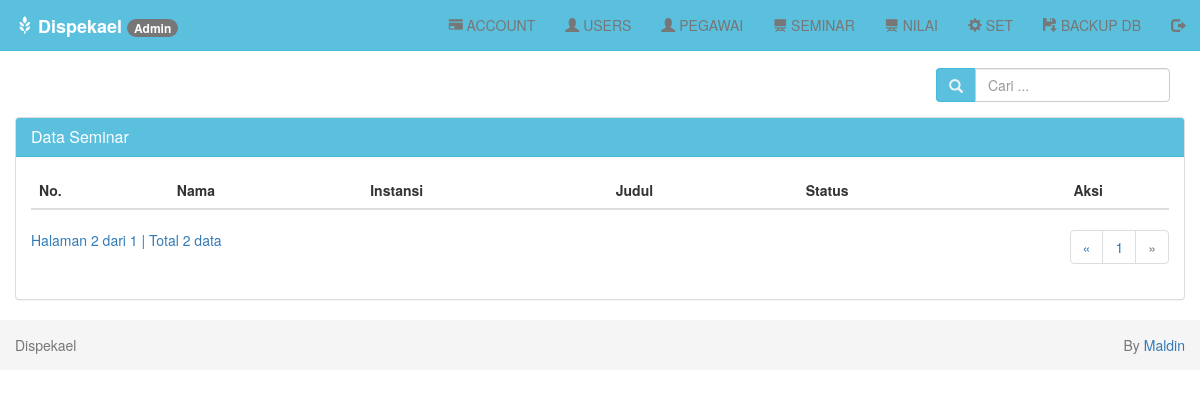
The app's page /index.php?page=seminar-tampil&hal=2 (signed in), older data.
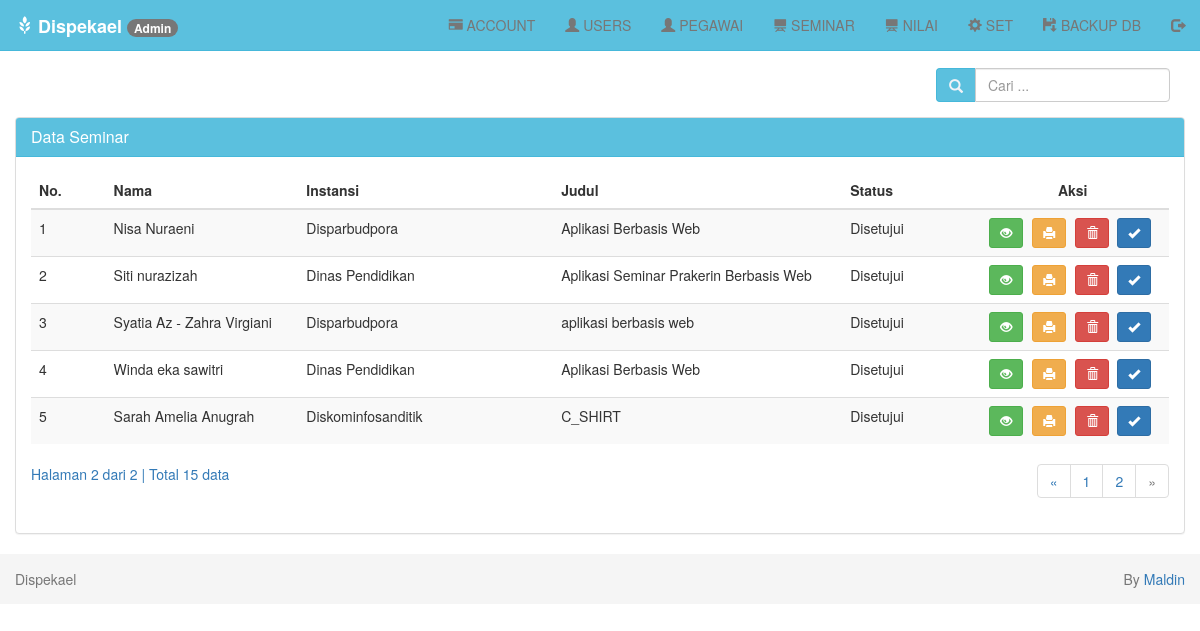
The same page, newer data.
### tables this page shows
CREATE TABLE `seminar` (
  `idseminar` int(5) NOT NULL AUTO_INCREMENT,
  `nis` int(8) NOT NULL,
  `judul` varchar(255) NOT NULL,
  `file` varchar(255) NOT NULL,
  `tautan` varchar(255) NOT NULL,
  `statussem` varchar(30) NOT NULL,
  `ket` varchar(255) NOT NULL,
  `pengujilap` int(8) NOT NULL,
  `pengujiapl` int(8) NOT NULL,
  `nilaiprakerin` int(3) NOT NULL,
  `nilailaporan` int(3) NOT NULL,
  `nilaiaplikasi` int(3) NOT NULL,
  PRIMARY KEY (`idseminar`)
);

CREATE TABLE `users` (
  `nis` bigint(12) unsigned NOT NULL,
  `id` bigint(12) unsigned NOT NULL,
  `nama` varchar(255) NOT NULL,
  `tanggal_lahir` date NOT NULL,
  `alamat` varchar(255) NOT NULL,
  `instansi` varchar(100) NOT NULL,
  `telp` varchar(15) NOT NULL,
  `stat` varchar(30) NOT NULL,
  `foto` varchar(255) NOT NULL,
  PRIMARY KEY (`nis`)
);

### seminar/tampil.php (the view, shortened to what the changed rows need)
<?php
if (isset($_POST['cari'])) {
    $cari = $_POST['cari'];
} else {
    $cari = "";
}
?>
<br>
<div class="row">
    <div class="col-md-12">
        <div class="panel-body">
            <div class="pull-right btn-tambah">
                <form class="form-inline" method="POST" action="?page=seminar-tampil">
                    <div class="form-group">
                        <div class="input-group">
                            <div class="input-group-addon">
                                <i class="glyphicon glyphicon-search"></i>
                            </div>
                            <input type="text" class="form-control" name="cari" placeholder="Cari ..." autocomplete="off" value="<?php echo $cari; ?>">
                        </div>
                    </div>
                </form>
            </div>
        </div>
        <div class="panel panel-default">
            <div class="panel-heading">
                <h3 class="panel-title">Data Seminar</h3>
            </div>
            <div class="panel-body">
                <div class="table-responsive">
                    <table class="table table-striped table-hover">
                        <thead>
                            <tr>
                                <th>No.</th>
                                <th>Nama</th>
                                <th>Instansi</th>
                                <th>Judul</th>
                                <th>Status</th>
                                <th class='center'>Aksi</th>
                            </tr>
                        </thead>
                        <tbody>
                            <?php
                            $batas = 10;
                            if (isset($cari)) {
                                $jumlah_record = mysqli_query($db, "SELECT seminar.*, users.nama, users.instansi FROM seminar JOIN users ON users.nis = seminar.nis WHERE instansi LIKE '%$cari%' OR nama LIKE '%$cari%'") or die('Ada kesalahan pada query jumlah_record: ' . mysqli_error($db));
                            } else {
                                $jumlah_record = mysqli_query($db, "SSELECT seminar.*, users.nama, users.instansi FROM seminar JOIN users ON users.nis = seminar.nis") or die('Ada kesalahan pada query jumlah_record: ' . mysqli_error($db));
                            }
                            $jumlah  = mysqli_num_rows($jumlah_record);
                            $halaman = ceil($jumlah / $batas);
                            $page    = (isset($_GET['hal'])) ? (int)$_GET['hal'] : 1;
                            $mulai   = ($page - 1) * $batas;
                            $no = 1;
                            if (isset($cari)) {
                                $query = mysqli_query($db, "SELECT seminar.*, users.nama, users.instansi FROM seminar JOIN users ON users.nis = seminar.nis WHERE instansi LIKE '%$cari%' OR nama LIKE '%$cari%' ORDER BY nis LIMIT $mulai, $batas")
                                    or die('Ada kesalahan pada query seminar: ' . mysqli_error($db));
                            } else {
                                $query = mysqli_query($db, "SELECT seminar.*, users.nama, users.instansi FROM seminar JOIN users ON users.nis = seminar.nis ORDER BY nis LIMIT $mulai, $batas") or die('Ada kesalahan pada query seminar: ' . mysqli_error($db));
                            }
                            while ($data = mysqli_fetch_assoc($query)) {
                                echo "  <tr>
                      <td width='20'>$no</td>
                      <td width='100'>$data[nama]</td>
                      <td width='75'>$data[instansi]</td>
                      <td width='150'>$data[judul]</td>
                      <td width='50'>$data[statussem]</td>
                      <td width='100' class='center'>
                        <div class=''>
                        <a data-toggle='tooltip' data-placement='top' title='Detail' style='margin-right:5px' class='btn btn-success btn-sm' href='?page=seminar-detail&id=$data[idseminar]'> <i class='glyphicon glyphicon-eye-open'></i></a>
                        <a data-toggle='tooltip' data-placement='top' title='Print Detail' style='margin-right:5px' class='btn btn-warning btn-sm' href='?page=seminar-print-detail&id=$data[idseminar]' target='_blank'> <i class='glyphicon glyphicon-print'></i></a>";;
                            ?>
                                <?php
                                if ($_SESSION['level'] == "Admin") {
                                    echo "<a data-toggle='tooltip' data-placement='top' title='Hapus' class='btn btn-danger btn-sm' href='?page=seminar-hapus&id=$data[idseminar]' onclick='return confirm('Anda yakin ingin menghapus $data[nama]');'> <i class='glyphicon glyphicon-trash'></i></a>&nbsp";
                                    echo " <a data-toggle='tooltip' data-placement='top' title='Aktivasi' style='margin-right:5px' class='btn btn-primary btn-sm' href='?page=aktivasi-seminar&id=$data[idseminar]'> <i class='glyphicon glyphicon-ok'></i></a>";
                                } else if ($_SESSION['level'] == "User") {
                                }
                                ?>
                            <?php
                                echo "
                        </div>
                      </td>
                    </tr>";
                                $no++;
                            }
                            ?>
                        </tbody>
                    </table>
                    <?php
                    if (empty($_GET['hal'])) {
                        $halaman_aktif = '1';
                    } else {
                        $halaman_aktif = $_GET['hal'];
                    }
                    ?>
                    <a>
                        Halaman <?php echo $halaman_aktif; ?> dari <?php echo $halaman; ?> |
                        Total <?php echo $jumlah; ?> data
                    </a>
                    <nav>
                        <ul class="pagination pull-right">
                            <?php
                            if ($halaman_aktif <= '1') { ?>
                                <li class="disabled">
                                    <a href="" aria-label="Previous">
                                        <span aria-hidden="true">&laquo;</span>
                                    </a>
                                </li>
                            <?php
                            } else { ?>
                                <li>
                                    <a href="?page=seminar-tampil&hal=<?php echo $page - 1 ?>" aria-label="Previous">
                                        <span aria-hidden="true">&laquo;</span>
                                    </a>
                                </li>
                            <?php
                            }
                            ?>
                            <?php
                            for ($x = 1; $x <= $halaman; $x++) { ?>
                                <li class="">
                                    <a href="?page=seminar-tampil&hal=<?php echo $x ?>"><?php echo $x ?></a>
                                </li>
                            <?php
                            }
                            ?>
                            <?php
                            if ($halaman_aktif >= $halaman) { ?>
                                <li class="disabled">
                                    <a href="" aria-label="Next">
                                        <span aria-hidden="true">&raquo;</span>
                                    </a>
                                </li>
                            <?php
                            }
                            ?>
                        </ul>
                    </nav>
                </div>
            </div>
        </div>
    </div>
</div>

Row changes from the older to the newer data that the page shows:
added seminar: users.nama "Nisa Nuraeni", users.instansi "Disparbudpora", judul "Aplikasi Berbasis Web", statussem "Disetujui"
added seminar: users.nama "Siti nurazizah", users.instansi "Dinas Pendidikan", judul "Aplikasi Seminar Prakerin Berbasis Web", statussem "Disetujui"
added seminar: users.nama "Syatia Az - Zahra Virgiani", users.instansi "Disparbudpora", judul "aplikasi berbasis web", statussem "Disetujui"
added seminar: users.nama "Winda eka sawitri", users.instansi "Dinas Pendidikan", judul "Aplikasi Berbasis Web", statussem "Disetujui"
added seminar: users.nama "Sarah Amelia Anugrah", users.instansi "Diskominfosanditik", judul "C_SHIRT", statussem "Disetujui"
Text that changed along with them:
$halaman: "1" → "2"
$jumlah: "2" → "15"
new list line: "2"
